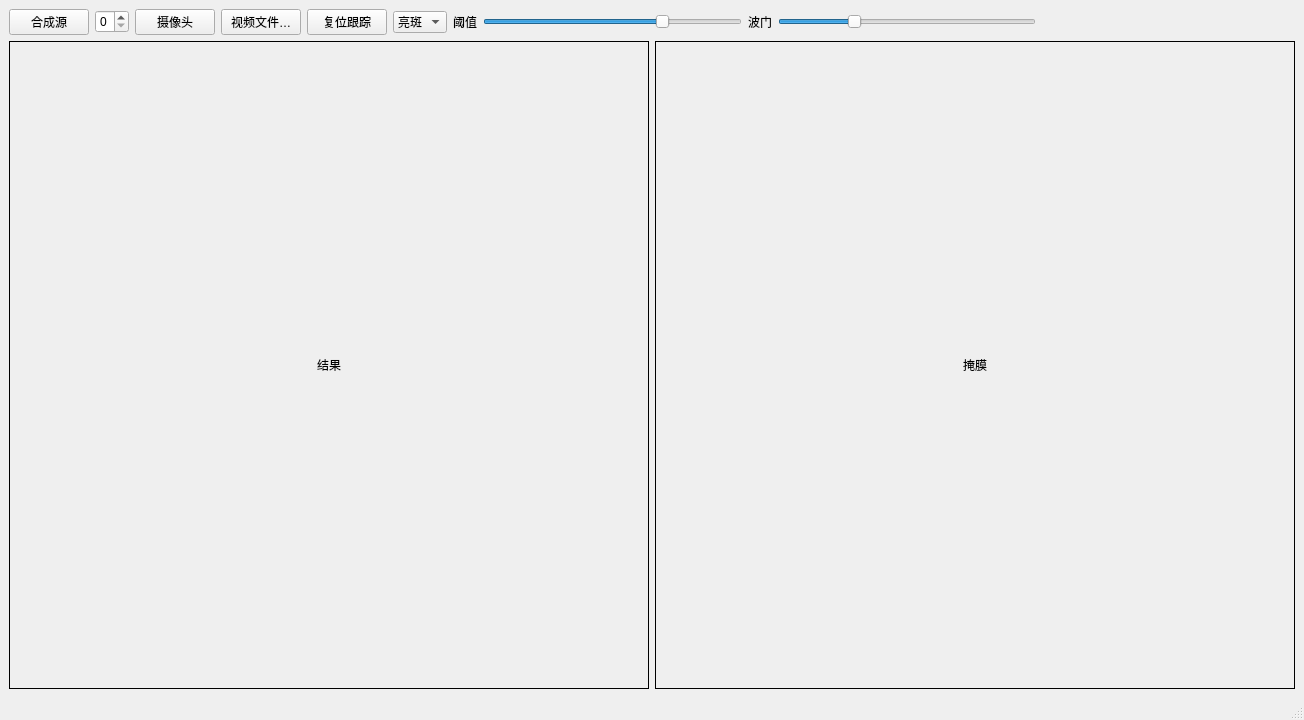
<?xml version="1.0" encoding="UTF-8"?>
<ui version="4.0">
 <class>MainWindow</class>
 <widget class="QMainWindow" name="MainWindow">
  <property name="geometry">
   <rect>
    <x>0</x>
    <y>0</y>
    <width>1280</width>
    <height>720</height>
   </rect>
  </property>
  <property name="windowTitle">
   <string>imagedetect</string>
  </property>
  <widget class="QWidget" name="centralwidget">
   <layout class="QVBoxLayout" name="verticalLayout">
    <item>
     <layout class="QHBoxLayout" name="controlsLayout">
      <item>
       <widget class="QPushButton" name="btnSynth">
        <property name="text">
         <string>合成源</string>
        </property>
       </widget>
      </item>
      <item>
       <widget class="QSpinBox" name="spinCamera">
        <property name="toolTip">
         <string>摄像头索引</string>
        </property>
        <property name="maximum">
         <number>8</number>
        </property>
       </widget>
      </item>
      <item>
       <widget class="QPushButton" name="btnCamera">
        <property name="text">
         <string>摄像头</string>
        </property>
       </widget>
      </item>
      <item>
       <widget class="QPushButton" name="btnVideo">
        <property name="text">
         <string>视频文件…</string>
        </property>
       </widget>
      </item>
      <item>
       <widget class="QPushButton" name="btnReset">
        <property name="text">
         <string>复位跟踪</string>
        </property>
       </widget>
      </item>
      <item>
       <widget class="QComboBox" name="comboMode">
        <property name="toolTip">
         <string>检测模式</string>
        </property>
        <item>
         <property name="text">
          <string>亮斑</string>
         </property>
        </item>
        <item>
         <property name="text">
          <string>人脸</string>
         </property>
        </item>
       </widget>
      </item>
      <item>
       <widget class="QLabel" name="labelThreshold">
        <property name="text">
         <string>阈值</string>
        </property>
       </widget>
      </item>
      <item>
       <widget class="QSlider" name="sliderThreshold">
        <property name="minimum">
         <number>0</number>
        </property>
        <property name="maximum">
         <number>255</number>
        </property>
        <property name="value">
         <number>180</number>
        </property>
        <property name="orientation">
         <enum>Qt::Horizontal</enum>
        </property>
        <property name="minimumWidth">
         <number>160</number>
        </property>
       </widget>
      </item>
      <item>
       <widget class="QLabel" name="labelGate">
        <property name="text">
         <string>波门</string>
        </property>
       </widget>
      </item>
      <item>
       <widget class="QSlider" name="sliderGate">
        <property name="minimum">
         <number>16</number>
        </property>
        <property name="maximum">
         <number>240</number>
        </property>
        <property name="singleStep">
         <number>4</number>
        </property>
        <property name="value">
         <number>80</number>
        </property>
        <property name="orientation">
         <enum>Qt::Horizontal</enum>
        </property>
        <property name="minimumWidth">
         <number>120</number>
        </property>
       </widget>
      </item>
      <item>
       <spacer name="horizontalSpacer">
        <property name="orientation">
         <enum>Qt::Horizontal</enum>
        </property>
        <property name="sizeHint" stdset="0">
         <size>
          <width>40</width>
          <height>20</height>
         </size>
        </property>
       </spacer>
      </item>
     </layout>
    </item>
    <item>
     <layout class="QHBoxLayout" name="viewLayout">
      <item>
       <widget class="QLabel" name="labelVis">
        <property name="minimumSize">
         <size>
          <width>640</width>
          <height>480</height>
         </size>
        </property>
        <property name="frameShape">
         <enum>QFrame::Box</enum>
        </property>
        <property name="alignment">
         <set>Qt::AlignCenter</set>
        </property>
        <property name="text">
         <string>结果</string>
        </property>
       </widget>
      </item>
      <item>
       <widget class="QLabel" name="labelMask">
        <property name="minimumSize">
         <size>
          <width>640</width>
          <height>480</height>
         </size>
        </property>
        <property name="frameShape">
         <enum>QFrame::Box</enum>
        </property>
        <property name="alignment">
         <set>Qt::AlignCenter</set>
        </property>
        <property name="text">
         <string>掩膜</string>
        </property>
       </widget>
      </item>
     </layout>
    </item>
   </layout>
  </widget>
  <widget class="QStatusBar" name="statusbar"/>
 </widget>
 <resources/>
 <connections/>
</ui>
